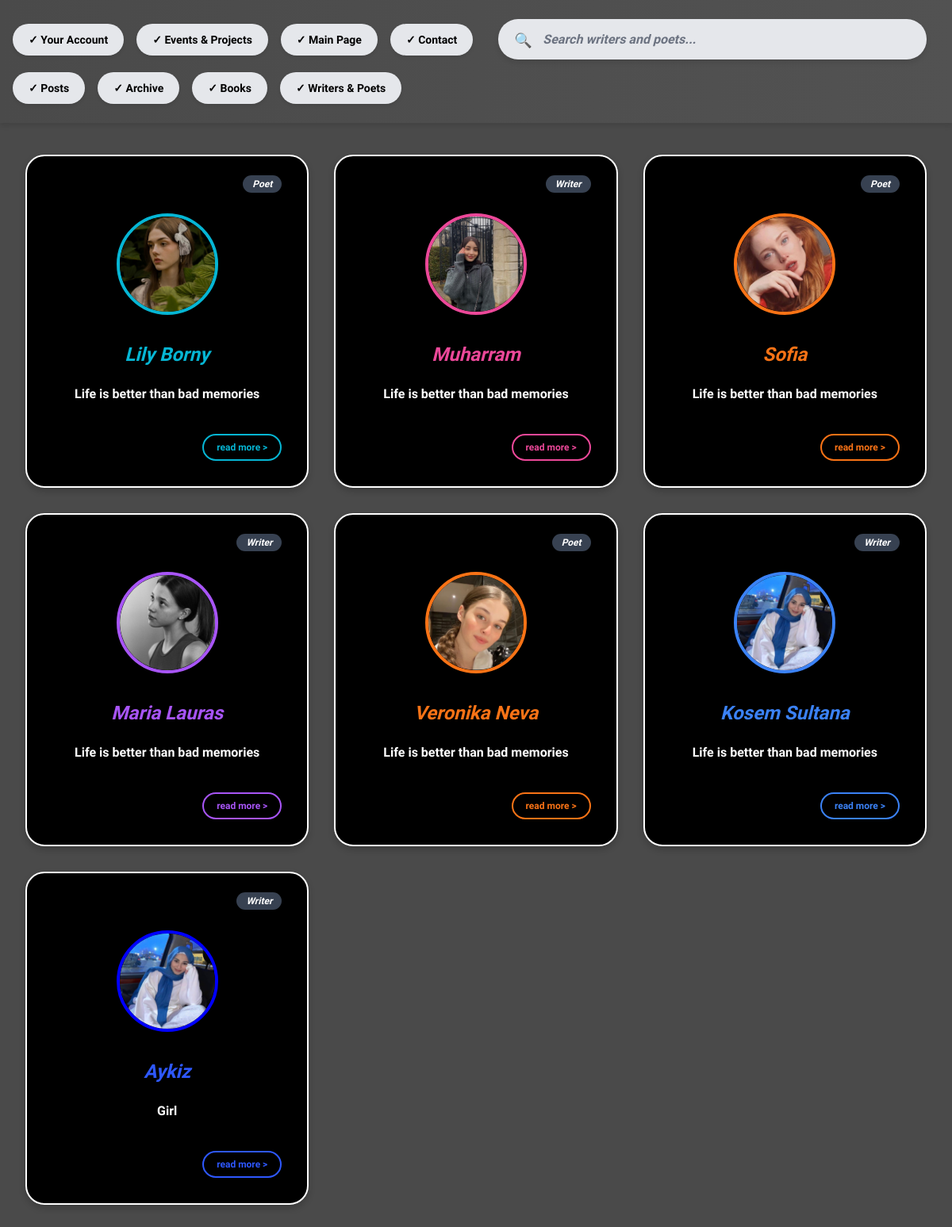
/, run on an earlier commit of the app's database.
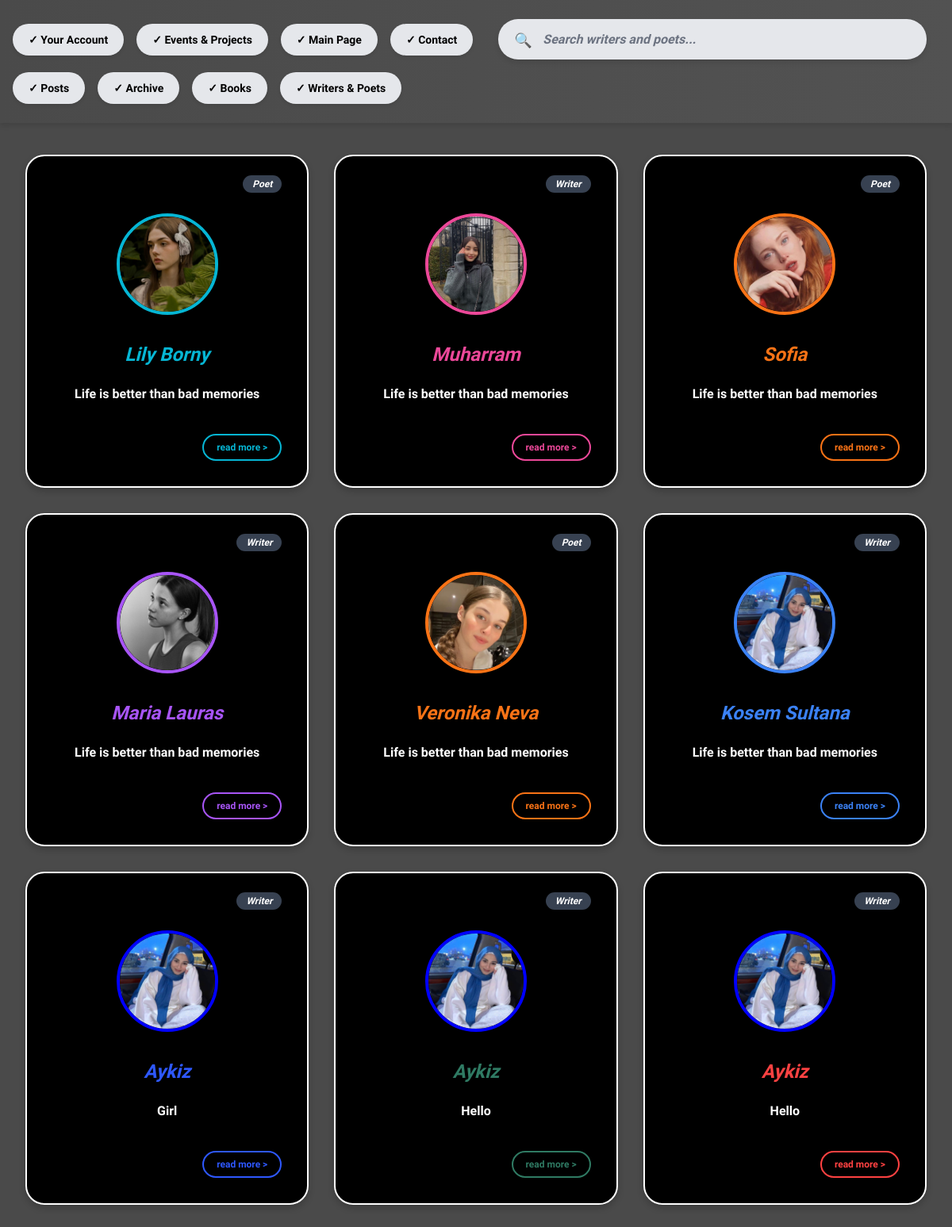
And on a later commit of the database.
### Post/models.py (models this page shows)
class PostsPostPage(models.Model):
    ACCOUNT_CHOICES = [
        ('reader', 'Reader'),
        ('writer', 'Writer'),
        ('poet', 'Poet'),
    ]
    account_mode = models.CharField(max_length=30, choices=ACCOUNT_CHOICES)
    username = models.CharField(max_length=100)
    post_title = models.CharField(max_length=100, default="Untitled")
    post_content = models.TextField()
    colorProfilePost = models.CharField(max_length=7, default="#FFFFFF")
    Profile_url = models.URLField(blank=True, null=True)  # ✅ store ImgBB URL

### Post/views.py (the view)
# urls.py: path('', post, name='post'),
def post(request):
    posts = PostsPostPage.objects.all()
    return render(request, 'post_page.html', {'posts': posts})

### templates/post_page.html (shortened to what the changed rows need)
<!DOCTYPE html>
<html lang="en">
<head>
    {% load static %}
    <link rel="stylesheet" href="{% static 'css/second_style_post_app.css' %}">
</head>
<body>
    <main class="main-content">
        <div class="cards-grid">
            {% if posts %}
                {% for post in posts %}
                    <div class="profile-card">
                        <div class="card-header">
                            <span class="role-tag">{{ post.account_mode.capitalize }}</span>
                        </div>
                        <div class="profile-image">
                            {% if post.Profile_url %}
                                <img src="{{ post.Profile_url }}" alt="{{ post.username }}" style="border: 4px solid {{ post.colorProfilePost }};">
                            {% else %}
                                <img src="{% static 'images/sixth.png' %}" alt="Default" style="border: 4px solid blue;">
                            {% endif %}
                        </div>
                        <h3 class="profile-name" style="color: {{ post.colorProfilePost }};">{{ post.username }}</h3>
                        <p class="profile-quote">{{ post.post_title }}</p>
                        <button class="read-more-btn db-btn" style="--dbcolor: {{post.colorProfilePost}}; color:{{post.colorProfilePost}}; border-color:{{post.colorProfilePost}}; ">read more ></button>
                    </div>
                {% endfor %}
            {% endif %}
        </div>
    </main>
</body>
</html>

What changed in the data, as far as the page shows it:
added PostsPostPage: account_mode "Writer", username "Aykiz", post_title "Hello"
added PostsPostPage: account_mode "Writer", username "Aykiz", post_title "Hello"
